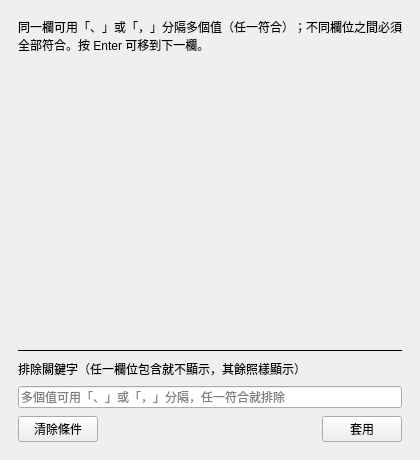
<?xml version="1.0" encoding="UTF-8"?>
<ui version="4.0">
 <class>advancedSearchDialogContent</class>
 <widget class="QWidget" name="advancedSearchDialogContent">
  <property name="geometry">
   <rect>
    <x>0</x>
    <y>0</y>
    <width>420</width>
    <height>460</height>
   </rect>
  </property>
  <property name="windowTitle">
   <string>進階搜尋</string>
  </property>
  <property name="dialogSize" stdset="0">
   <size>
    <width>420</width>
    <height>460</height>
   </size>
  </property>
  <layout class="QVBoxLayout" name="advancedSearchLayout" stretch="0,1,0,0,0,0">
   <property name="spacing">
    <number>8</number>
   </property>
   <property name="leftMargin">
    <number>18</number>
   </property>
   <property name="topMargin">
    <number>18</number>
   </property>
   <property name="rightMargin">
    <number>18</number>
   </property>
   <property name="bottomMargin">
    <number>18</number>
   </property>
   <item>
    <widget class="QLabel" name="hintLabel">
     <property name="text">
      <string>同一欄可用「、」或「，」分隔多個值（任一符合）；不同欄位之間必須全部符合。按 Enter 可移到下一欄。</string>
     </property>
     <property name="wordWrap">
      <bool>true</bool>
     </property>
    </widget>
   </item>
   <item>
    <widget class="QScrollArea" name="advancedSearchScrollArea">
     <property name="frameShape">
      <enum>QFrame::NoFrame</enum>
     </property>
     <property name="widgetResizable">
      <bool>true</bool>
     </property>
     <widget class="QWidget" name="advancedSearchContent">
      <property name="geometry">
       <rect>
        <x>0</x>
        <y>0</y>
        <width>384</width>
        <height>260</height>
       </rect>
      </property>
      <layout class="QGridLayout" name="advancedSearchGrid" columnstretch="0,1">
       <property name="horizontalSpacing">
        <number>10</number>
       </property>
       <property name="verticalSpacing">
        <number>8</number>
       </property>
       <property name="leftMargin">
        <number>0</number>
       </property>
       <property name="topMargin">
        <number>0</number>
       </property>
       <property name="rightMargin">
        <number>0</number>
       </property>
       <property name="bottomMargin">
        <number>0</number>
       </property>
      </layout>
     </widget>
    </widget>
   </item>
   <item>
    <widget class="QFrame" name="excludeSeparator">
     <property name="frameShape">
      <enum>QFrame::HLine</enum>
     </property>
    </widget>
   </item>
   <item>
    <widget class="QLabel" name="excludeLabel">
     <property name="text">
      <string>排除關鍵字（任一欄位包含就不顯示，其餘照樣顯示）</string>
     </property>
    </widget>
   </item>
   <item>
    <widget class="LineEdit" name="excludeInput">
     <property name="placeholderText">
      <string>多個值可用「、」或「，」分隔，任一符合就排除</string>
     </property>
    </widget>
   </item>
   <item>
    <layout class="QHBoxLayout" name="buttonRow" stretch="0,1,0">
     <property name="spacing">
      <number>8</number>
     </property>
     <property name="leftMargin">
      <number>0</number>
     </property>
     <property name="topMargin">
      <number>0</number>
     </property>
     <property name="rightMargin">
      <number>0</number>
     </property>
     <property name="bottomMargin">
      <number>0</number>
     </property>
     <item>
      <widget class="PushButton" name="clearButton">
       <property name="text">
        <string>清除條件</string>
       </property>
       <property name="autoDefault">
        <bool>false</bool>
       </property>
      </widget>
     </item>
     <item>
      <spacer name="buttonRowSpacer">
       <property name="orientation">
        <enum>Qt::Horizontal</enum>
       </property>
       <property name="sizeHint" stdset="0">
        <size>
         <width>0</width>
         <height>0</height>
        </size>
       </property>
      </spacer>
     </item>
     <item>
      <widget class="PrimaryPushButton" name="applyButton">
       <property name="text">
        <string>套用</string>
       </property>
       <property name="autoDefault">
        <bool>false</bool>
       </property>
      </widget>
     </item>
    </layout>
   </item>
  </layout>
 </widget>
 <customwidgets>
 <customwidget>
  <class>LineEdit</class>
  <extends>QLineEdit</extends>
  <header>qfluentwidgets</header>
 </customwidget>
 <customwidget>
  <class>PrimaryPushButton</class>
  <extends>QPushButton</extends>
  <header>qfluentwidgets</header>
 </customwidget>
 <customwidget>
  <class>PushButton</class>
  <extends>QPushButton</extends>
  <header>qfluentwidgets</header>
 </customwidget>
 </customwidgets>
 <resources />
 <connections />
</ui>
